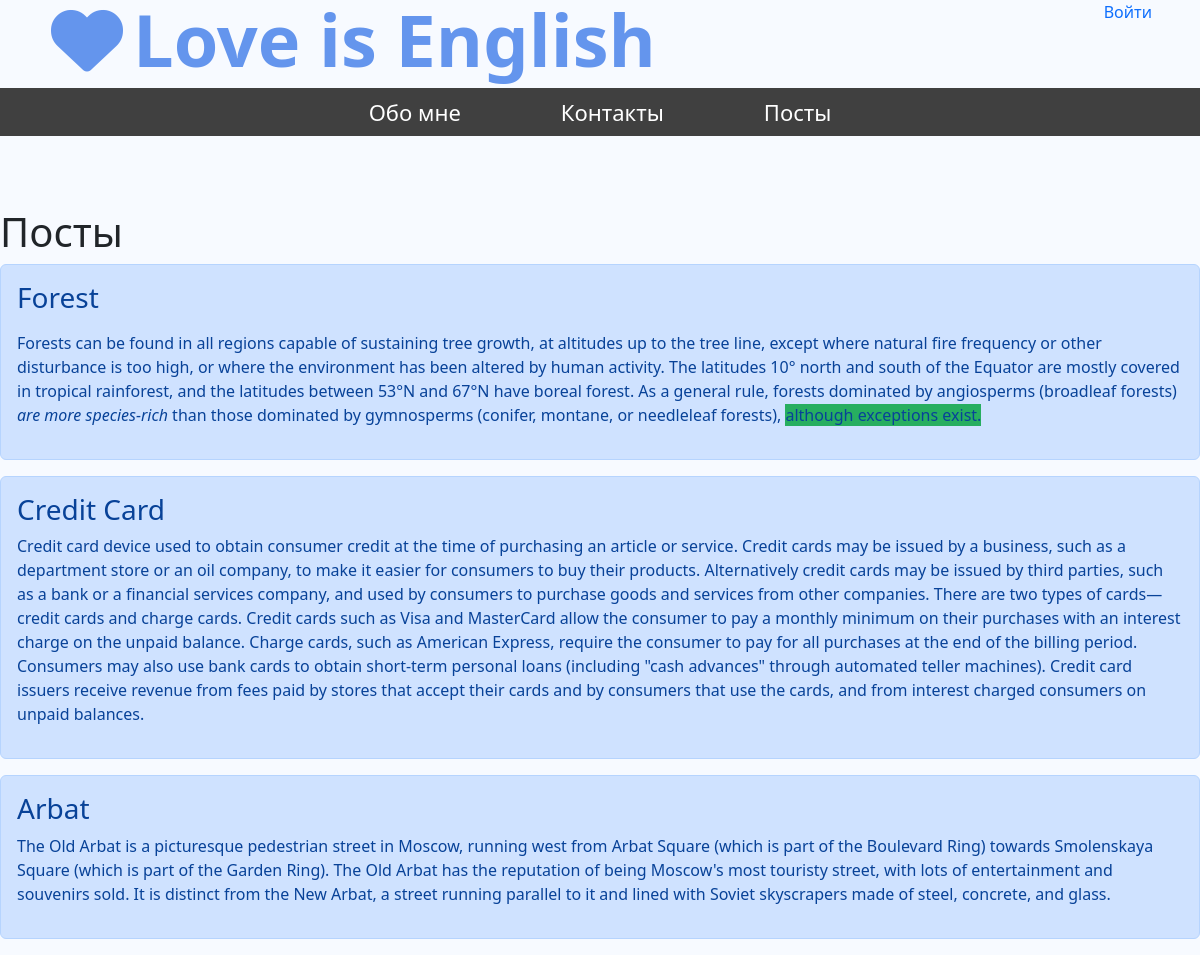
Screenshot of /blog/ with the database file from the repository.
### blog/models.py (models this page shows, shortened)
class Articles(models.Model):
    title = models.CharField('Название', max_length=50)
    anons = models.CharField('Анонс', max_length=250)
    full_text = RichTextField(blank=True, null=True)
    date = models.DateTimeField('Дата публикации')
    class Meta:
        verbose_name = 'Посты'
        verbose_name_plural = 'Посты'

### blog/views.py (the view)
# urls.py: path('', views.all_posts, name='all_posts')
def all_posts(request):
    posts = Articles.objects.order_by('-date')
    return render(request, 'blog/all_posts.html', {'posts': posts})

### blog/templates/blog/all_posts.html (shortened to what this page needs)
{% extends 'main/main_layout.html' %}
{% block content %}
    <h1>Посты</h1>
    {% for el in posts %}
    <div class="alert alert-primary">
        <h3> {{el.title}}</h3>
        <p>{{el.full_text|safe}}</p>
    </div>
    {% endfor %}
{% endblock %}

### main/static/main/css/main.css (style rules this page uses)
body { background: #f7faff }

### rows the page displays
Articles: title "Forest", full_text "Forests can be found in all regions capable of sustaining tree growth, at altitudes up to the tree line, except where natural fire frequency or other disturbance is too high, or where the environment has been altered by human activity. The latitudes 10° north and south of the Equator are mostly covered in tropical rainforest, and the latitudes between 53°N and 67°N have boreal forest. As a general rule, forests dominated by angiosperms (broadleaf forests) are more species-rich than those dominated by gymnosperms (conifer, montane, or needleleaf forests), although exceptions exist."
Articles: title "Credit Card", full_text "Credit card device used to obtain consumer credit at the time of purchasing an article or service. Credit cards may be issued by a business, such as a department store or an oil company, to make it easier for consumers to buy their products. Alternatively credit cards may be issued by third parties, such as a bank or a financial services company, and used by consumers to purchase goods and services from other companies. There are two types of cards—credit cards and charge cards. Credit cards such as Visa and MasterCard allow the consumer to pay a monthly minimum on their purchases with an interest charge on the unpaid balance. Charge cards, such as American Express, require the consumer to…"
Articles: title "Arbat", full_text "The Old Arbat is a picturesque pedestrian street in Moscow, running west from Arbat Square (which is part of the Boulevard Ring) towards Smolenskaya Square (which is part of the Garden Ring). The Old Arbat has the reputation of being Moscow's most touristy street, with lots of entertainment and souvenirs sold. It is distinct from the New Arbat, a street running parallel to it and lined with Soviet skyscrapers made of steel, concrete, and glass."
